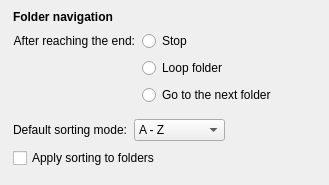
                <widget class="QWidget" name="folderNavGroup" native="true">
                 <property name="accessibleName">
                  <string notr="true">SGroup</string>
                 </property>
                 <layout class="QVBoxLayout" name="verticalLayout_16">
                  <property name="leftMargin">
                   <number>0</number>
                  </property>
                  <property name="topMargin">
                   <number>0</number>
                  </property>
                  <property name="rightMargin">
                   <number>0</number>
                  </property>
                  <property name="bottomMargin">
                   <number>0</number>
                  </property>
                  <item>
                   <layout class="QVBoxLayout" name="verticalLayout_17">
                    <property name="spacing">
                     <number>7</number>
                    </property>
                    <property name="leftMargin">
                     <number>13</number>
                    </property>
                    <property name="topMargin">
                     <number>10</number>
                    </property>
                    <property name="rightMargin">
                     <number>13</number>
                    </property>
                    <property name="bottomMargin">
                     <number>10</number>
                    </property>
                    <item>
                     <layout class="QHBoxLayout" name="horizontalLayout_32">
                      <property name="leftMargin">
                       <number>0</number>
                      </property>
                      <property name="topMargin">
                       <number>0</number>
                      </property>
                      <item>
                       <widget class="QLabel" name="label_30">
                        <property name="font">
                         <font>
                          <bold>true</bold>
                         </font>
                        </property>
                        <property name="text">
                         <string>Folder navigation</string>
                        </property>
                       </widget>
                      </item>
                     </layout>
                    </item>
                    <item>
                     <layout class="QGridLayout" name="gridLayout_5">
                      <property name="leftMargin">
                       <number>0</number>
                      </property>
                      <property name="topMargin">
                       <number>0</number>
                      </property>
                      <property name="rightMargin">
                       <number>0</number>
                      </property>
                      <property name="bottomMargin">
                       <number>0</number>
                      </property>
                      <property name="verticalSpacing">
                       <number>7</number>
                      </property>
                      <item row="0" column="1">
                       <widget class="QRadioButton" name="folderEndNoAction">
                        <property name="text">
                         <string>Stop</string>
                        </property>
                        <property name="checked">
                         <bool>false</bool>
                        </property>
                       </widget>
                      </item>
                      <item row="1" column="1">
                       <widget class="QRadioButton" name="folderEndLoop">
                        <property name="text">
                         <string>Loop folder</string>
                        </property>
                       </widget>
                      </item>
                      <item row="2" column="1">
                       <widget class="QRadioButton" name="folderEndSwitchFolder">
                        <property name="text">
                         <string>Go to the next folder</string>
                        </property>
                       </widget>
                      </item>
                      <item row="0" column="0">
                       <widget class="QLabel" name="label_16">
                        <property name="text">
                         <string>After reaching the end:</string>
                        </property>
                        <property name="alignment">
                         <set>Qt::AlignRight|Qt::AlignTrailing|Qt::AlignVCenter</set>
                        </property>
                       </widget>
                      </item>
                      <item row="0" column="2">
                       <spacer name="horizontalSpacer_25">
                        <property name="orientation">
                         <enum>Qt::Horizontal</enum>
                        </property>
                        <property name="sizeHint" stdset="0">
                         <size>
                          <width>40</width>
                          <height>10</height>
                         </size>
                        </property>
                       </spacer>
                      </item>
                     </layout>
                    </item>
                    <item>
                     <widget class="QWidget" name="widget_7" native="true">
                      <property name="sizePolicy">
                       <sizepolicy hsizetype="Expanding" vsizetype="Preferred">
                        <horstretch>0</horstretch>
                        <verstretch>0</verstretch>
                       </sizepolicy>
                      </property>
                      <property name="accessibleName">
                       <string notr="true">SLine</string>
                      </property>
                     </widget>
                    </item>
                    <item>
                     <layout class="QHBoxLayout" name="horizontalLayout_33">
                      <property name="leftMargin">
                       <number>0</number>
                      </property>
                      <property name="topMargin">
                       <number>0</number>
                      </property>
                      <property name="rightMargin">
                       <number>0</number>
                      </property>
                      <property name="bottomMargin">
                       <number>0</number>
                      </property>
                      <item>
                       <widget class="QLabel" name="label_6">
                        <property name="text">
                         <string>Default sorting mode:</string>
                        </property>
                        <property name="alignment">
                         <set>Qt::AlignRight|Qt::AlignTrailing|Qt::AlignVCenter</set>
                        </property>
                       </widget>
                      </item>
                      <item>
                       <widget class="QComboBox" name="sortingComboBox">
                        <property name="sizePolicy">
                         <sizepolicy hsizetype="Minimum" vsizetype="Minimum">
                          <horstretch>0</horstretch>
                          <verstretch>0</verstretch>
                         </sizepolicy>
                        </property>
                        <item>
                         <property name="text">
                          <string>A - Z</string>
                         </property>
                        </item>
                        <item>
                         <property name="text">
                          <string>Z - A</string>
                         </property>
                        </item>
                        <item>
                         <property name="text">
                          <string>Size</string>
                         </property>
                        </item>
                        <item>
                         <property name="text">
                          <string>Size (desc)</string>
                         </property>
                        </item>
                        <item>
                         <property name="text">
                          <string>Oldest</string>
                         </property>
                        </item>
                        <item>
                         <property name="text">
                          <string>Newest</string>
                         </property>
                        </item>
                       </widget>
                      </item>
                      <item>
                       <spacer name="horizontalSpacer_15">
                        <property name="orientation">
                         <enum>Qt::Horizontal</enum>
                        </property>
                        <property name="sizeHint" stdset="0">
                         <size>
                          <width>40</width>
                          <height>20</height>
                         </size>
                        </property>
                       </spacer>
                      </item>
                     </layout>
                    </item>
                    <item>
                     <widget class="QCheckBox" name="sortFoldersCheckBox">
                      <property name="text">
                       <string>Apply sorting to folders</string>
                      </property>
                     </widget>
                    </item>
                     <item>
                      <widget class="QWidget" name="widget_lineSeparator1" native="true">
                       <property name="accessibleName">
                        <string notr="true">SLine</string>
                       </property>
                      </widget>
                     </item>
                    </layout>
                  </item>
                 </layout>
                </widget>
